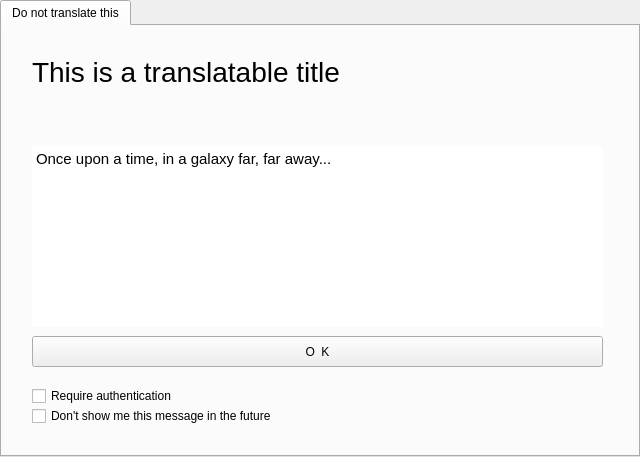
<?xml version="1.0" encoding="UTF-8"?>
<ui version="4.0">
 <class>main</class>
 <widget class="QWidget" name="main">
  <property name="geometry">
   <rect>
    <x>0</x>
    <y>0</y>
    <width>640</width>
    <height>457</height>
   </rect>
  </property>
  <property name="sizePolicy">
   <sizepolicy hsizetype="Preferred" vsizetype="Fixed">
    <horstretch>0</horstretch>
    <verstretch>0</verstretch>
   </sizepolicy>
  </property>
  <property name="windowTitle">
   <string> Form </string>
  </property>
  <layout class="QHBoxLayout" name="horizontalLayout">
   <property name="spacing">
    <number>0</number>
   </property>
   <property name="margin">
    <number>0</number>
   </property>
   <item>
    <widget class="QTabWidget" name="tabWidget">
     <property name="currentIndex">
      <number>0</number>
     </property>
     <widget class="QWidget" name="tabWelcome">
      <attribute name="title">
       <string notr="true">Do not translate this</string>
      </attribute>
      <layout class="QHBoxLayout" name="horizontalLayout_5">
       <property name="spacing">
        <number>0</number>
       </property>
       <property name="margin">
        <number>0</number>
       </property>
       <item>
        <layout class="QVBoxLayout" name="verticalLayout_5">
         <property name="spacing">
          <number>0</number>
         </property>
         <item>
          <widget class="QWidget" name="welcomeTop" native="true">
           <property name="sizePolicy">
            <sizepolicy hsizetype="Preferred" vsizetype="Maximum">
             <horstretch>0</horstretch>
             <verstretch>0</verstretch>
            </sizepolicy>
           </property>
           <property name="minimumSize">
            <size>
             <width>0</width>
             <height>100</height>
            </size>
           </property>
           <layout class="QVBoxLayout" name="verticalLayout_6">
            <property name="spacing">
             <number>0</number>
            </property>
            <property name="margin">
             <number>0</number>
            </property>
            <item>
             <layout class="QHBoxLayout" name="horizontalLayout_4">
              <property name="spacing">
               <number>0</number>
              </property>
              <item>
               <widget class="QWidget" name="welcomeTopText" native="true">
                <widget class="QLabel" name="welcomeLabel">
                 <property name="geometry">
                  <rect>
                   <x>30</x>
                   <y>20</y>
                   <width>330</width>
                   <height>51</height>
                  </rect>
                 </property>
                 <property name="font">
                  <font>
                   <family>Ubuntu</family>
                   <pointsize>21</pointsize>
                  </font>
                 </property>
                 <property name="text">
                  <string extracomment="TRANSLATORS: this is the main title of the authentication dialog">This is a translatable title</string>
                 </property>
                </widget>
               </widget>
              </item>
             </layout>
            </item>
           </layout>
          </widget>
         </item>
         <item>
          <widget class="QWidget" name="welcomeBottom" native="true">
           <property name="sizePolicy">
            <sizepolicy hsizetype="Preferred" vsizetype="Preferred">
             <horstretch>0</horstretch>
             <verstretch>0</verstretch>
            </sizepolicy>
           </property>
           <property name="minimumSize">
            <size>
             <width>0</width>
             <height>0</height>
            </size>
           </property>
           <widget class="QTextEdit" name="welcomeTextBox">
            <property name="geometry">
             <rect>
              <x>30</x>
              <y>20</y>
              <width>571</width>
              <height>181</height>
             </rect>
            </property>
            <property name="frameShape">
             <enum>QFrame::NoFrame</enum>
            </property>
            <property name="frameShadow">
             <enum>QFrame::Plain</enum>
            </property>
            <property name="readOnly">
             <bool>true</bool>
            </property>
            <property name="html">
             <string>&lt;!DOCTYPE HTML PUBLIC &quot;-//W3C//DTD HTML 4.0//EN&quot; &quot;http://www.w3.org/TR/REC-html40/strict.dtd&quot;&gt;
&lt;html&gt;&lt;head&gt;&lt;meta name=&quot;qrichtext&quot; content=&quot;1&quot; /&gt;&lt;title&gt;HTML document extraction test&lt;/title&gt;&lt;style type=&quot;text/css&quot;&gt;
p, li { white-space: pre-wrap; }
&lt;/style&gt;&lt;/head&gt;&lt;body style=&quot; font-family:'Ubuntu'; font-size:11pt; font-weight:400; font-style:normal;&quot;&gt;
&lt;p style=&quot; margin-top:12px; margin-bottom:12px; margin-left:0px; margin-right:0px; -qt-block-indent:0; text-indent:0px;&quot;&gt;Once upon a time, in a galaxy far, far away... &lt;/p&gt;&lt;/body&gt;&lt;/html&gt;</string>
            </property>
           </widget>
           <widget class="QPushButton" name="friendlyTestsButton">
            <property name="geometry">
             <rect>
              <x>30</x>
              <y>210</y>
              <width>571</width>
              <height>31</height>
             </rect>
            </property>
            <property name="font">
             <font>
              <pointsize>9</pointsize>
             </font>
            </property>
            <property name="text">
             <string comment="Button" extracomment="TRANSLATORS: refers to the action of accepting something">O  K</string>
            </property>
           </widget>
           <widget class="QCheckBox" name="checkBox">
            <property name="geometry">
             <rect>
              <x>30</x>
              <y>280</y>
              <width>321</width>
              <height>20</height>
             </rect>
            </property>
            <property name="font">
             <font>
              <family>Ubuntu</family>
             </font>
            </property>
            <property name="text">
             <string comment="WelcomeDialog">Don't show me this message in the future</string>
            </property>
           </widget>
           <widget class="QCheckBox" name="checkBox_2">
            <property name="geometry">
             <rect>
              <x>30</x>
              <y>260</y>
              <width>321</width>
              <height>20</height>
             </rect>
            </property>
            <property name="font">
             <font>
              <family>Ubuntu</family>
             </font>
            </property>
            <property name="text">
             <string extracomment="TRANSLATORS: authentication is required to perform this action">Require authentication</string>
            </property>
           </widget>
          </widget>
         </item>
        </layout>
       </item>
      </layout>
     </widget>
    </widget>
   </item>
  </layout>
 </widget>
 <resources/>
 <connections/>
</ui>
